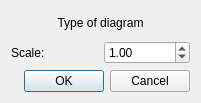
<?xml version="1.0" encoding="UTF-8"?>
<ui version="4.0">
 <class>PictureExport</class>
 <widget class="QDialog" name="PictureExport">
  <property name="windowModality">
   <enum>Qt::WindowModal</enum>
  </property>
  <property name="geometry">
   <rect>
    <x>0</x>
    <y>0</y>
    <width>201</width>
    <height>103</height>
   </rect>
  </property>
  <property name="windowTitle">
   <string>Diagram Export</string>
  </property>
  <property name="windowIcon">
   <iconset resource="resources.qrc">
    <normaloff>:/resources/appIcon.svg</normaloff>:/resources/appIcon.svg</iconset>
  </property>
  <layout class="QVBoxLayout" name="verticalLayout">
   <item>
    <widget class="QLabel" name="type">
     <property name="text">
      <string>Type of diagram</string>
     </property>
     <property name="alignment">
      <set>Qt::AlignCenter</set>
     </property>
    </widget>
   </item>
   <item>
    <layout class="QHBoxLayout" name="horizontalLayout">
     <item>
      <widget class="QLabel" name="label">
       <property name="text">
        <string>Scale:</string>
       </property>
      </widget>
     </item>
     <item>
      <widget class="QDoubleSpinBox" name="scale">
       <property name="value">
        <double>1.000000000000000</double>
       </property>
      </widget>
     </item>
    </layout>
   </item>
   <item>
    <widget class="QDialogButtonBox" name="buttonBox">
     <property name="orientation">
      <enum>Qt::Horizontal</enum>
     </property>
     <property name="standardButtons">
      <set>QDialogButtonBox::Cancel|QDialogButtonBox::Ok</set>
     </property>
    </widget>
   </item>
  </layout>
 </widget>
 <resources>
  <include location="resources.qrc"/>
 </resources>
 <connections>
  <connection>
   <sender>buttonBox</sender>
   <signal>rejected()</signal>
   <receiver>PictureExport</receiver>
   <slot>reject()</slot>
   <hints>
    <hint type="sourcelabel">
     <x>316</x>
     <y>260</y>
    </hint>
    <hint type="destinationlabel">
     <x>286</x>
     <y>274</y>
    </hint>
   </hints>
  </connection>
 </connections>
</ui>
